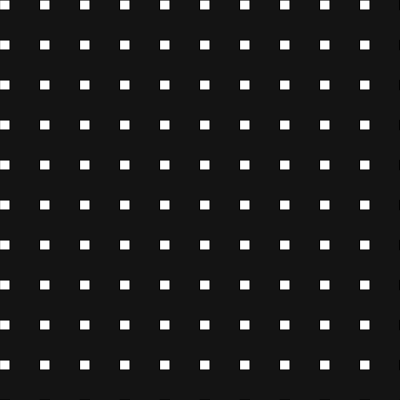
Frame 1 (no input)
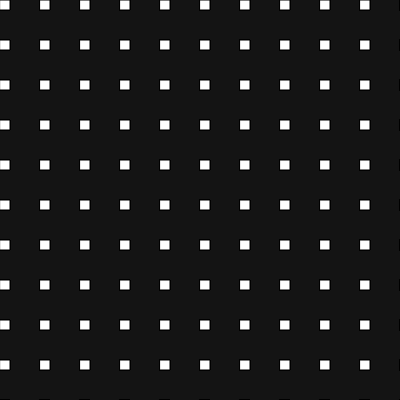
Frame 60 (no input)
Frame 120 (the mouse pressed at the canvas centre since frame 60): identical to frame 60, image omitted

The p5.js sketch that drew these frames (run headless with seeded random() and noise() and a simulated clock; from frame 60 on, the mouse is pressed at the canvas centre):

// p5.js sketch
// ── sketch.js
      
      // Create a function called grid that would work with three parameters: a numX and 
      // a numY parameter that would create numX amount of shapes (say rectangles) on the
      //  x-axis and numY amount of shapes on the y-axis and a size parameter that would set the size of the shapes.
      //  
      
      function setup() {
        createCanvas(400, 400);
        background(20);
      }
      function draw() {
        grid(10, 10, 10);
      }
      
      function grid(numX, numY, size) {
        for(let i = 0; i < width/numX; i++) {
          for(let j = 0; j < height/numY; j++) {
            rect(width / numX * i,  width / numY * j, size, size);
          }
        }
      }


      // more complex animation

      // function setup() {
      //   createCanvas(400, 400);
      //   background(20);
        
      // }
      
      // function draw() {
      //   background(10);
      //   fill(30, 20, 200);
      //   noStroke();
      //   let diameter = 40; 
        
      //   for(let i = 0; i < width / diameter; i++) {
      //     for(let j = 0; j <  height / diameter; j++) {
      //       ellipse(diameter/2 + diameter *i, diameter/2 + diameter * j, diameter * noise(frameCount/60+ j*1000 + i * 100));
      //     }
      //     console.log(noise(frameCount/600 + i*1000));
      //   }
      // }
      
      
      
      
     
